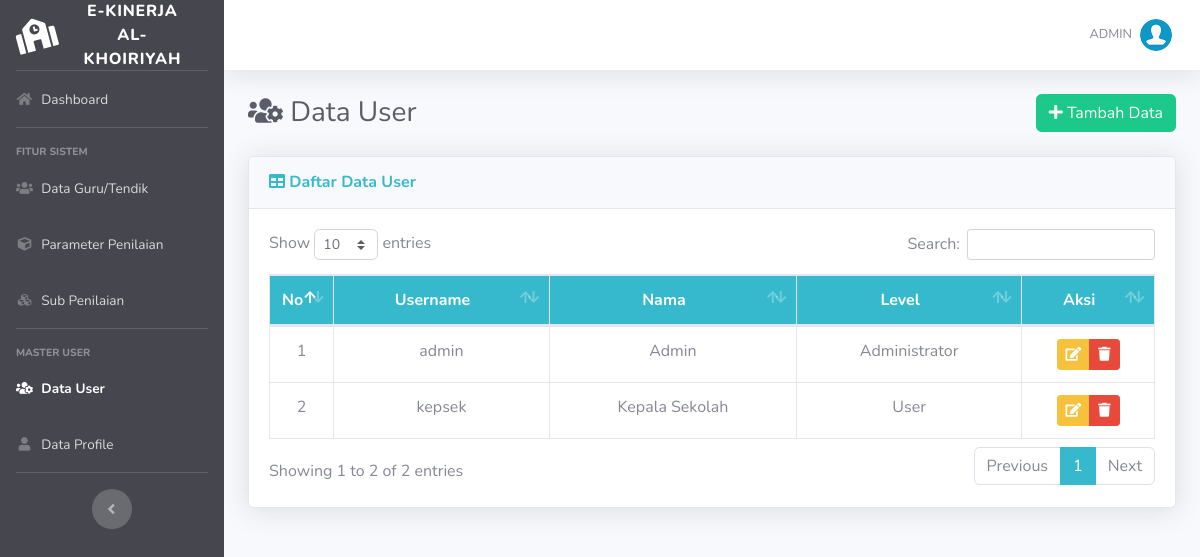
Screenshot of /list-user.php (signed in) with the database file from the repository.
### tables this page shows
CREATE TABLE `user` (
  `id_user` int(5) NOT NULL,
  `username` varchar(16) NOT NULL,
  `password` varchar(50) NOT NULL,
  `nama` varchar(70) NOT NULL,
  `email` varchar(50) DEFAULT NULL,
  `role` char(1) NOT NULL
);

### list-user.php (the view, shortened to what this page needs)
<?php require_once('includes/init.php'); ?>
<?php
require_once('template/header.php');
?>
<div class="d-sm-flex align-items-center justify-content-between mb-4">
    <h1 class="h3 mb-0 text-gray-800"><i class="fas fa-fw fa-users-cog"></i> Data User</h1>
    <a href="tambah-user.php" class="btn btn-success"> <i class="fa fa-plus"></i> Tambah Data </a>
</div>
<div class="card shadow mb-4">
    <div class="card-header py-3">
        <h6 class="m-0 font-weight-bold text-info"><i class="fa fa-table"></i> Daftar Data User</h6>
    </div>
    <div class="card-body">
		<div class="table-responsive">
			<table class="table table-bordered" id="dataTable" width="100%" cellspacing="0">
				<thead class="bg-info text-white">
					<tr align="center">
						<th width="5%">No</th>
						<th>Username</th>
						<th>Nama</th>
						<th>Level</th>
						<th width="15%">Aksi</th>
					</tr>
				</thead>
				<tbody>
				<?php
				$no=0;
				$query = mysqli_query($koneksi,"SELECT * FROM user");
				while($data = mysqli_fetch_array($query)):
				$no++;
				?>
					<tr align="center">
						<td><?php echo $no; ?></td>
						<td><?php echo $data['username']; ?></td>
						<td><?php echo $data['nama']; ?></td>
						<td>
						<?php
						if($data['role'] == 1) {
							echo 'Administrator';
						} elseif($data['role'] == 2) {
							echo 'User';
						}
						?>
						</td>
						<td>
							<div class="btn-group" role="group">
								<a data-toggle="tooltip" data-placement="bottom" title="Edit Data" href="edit-user.php?id=<?php echo $data['id_user']; ?>" class="btn btn-warning btn-sm"><i class="fa fa-edit"></i></a>
								<a  data-toggle="tooltip" data-placement="bottom" title="Hapus Data" href="hapus-user.php?id=<?php echo $data['id_user']; ?>" onclick="return confirm ('Apakah anda yakin untuk meghapus data ini')" class="btn btn-danger btn-sm"><i class="fa fa-trash"></i></a>
							</div>
						</td>
					</tr>
				<?php endwhile; ?>
				</tbody>
			</table>
		</div>
	</div>
</div>
<?php
require_once('template/footer.php');
?>

### rows the page displays
user: username "admin", nama "Admin", role "Administrator"
user: username "kepsek", nama "Kepala Sekolah", role "User"

### other values shown
$_SESSION['username'] "ADMIN"
